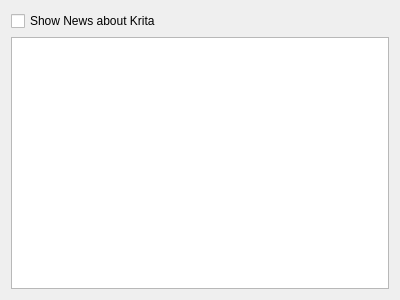
<?xml version="1.0" encoding="UTF-8"?>
<ui version="4.0">
 <class>KisNewsPage</class>
 <widget class="QWidget" name="KisNewsPage">
  <property name="geometry">
   <rect>
    <x>0</x>
    <y>0</y>
    <width>400</width>
    <height>300</height>
   </rect>
  </property>
  <layout class="QVBoxLayout" name="verticalLayout">
   <item>
    <widget class="QCheckBox" name="chkShowNews">
     <property name="toolTip">
      <string>Show news about Krita: this needs internet to retrieve information from the krita.org website</string>
     </property>
     <property name="text">
      <string>Show News about Krita</string>
     </property>
    </widget>
   </item>
   <item>
    <widget class="QListView" name="listNews"/>
   </item>
  </layout>
 </widget>
 <resources/>
 <connections/>
</ui>
